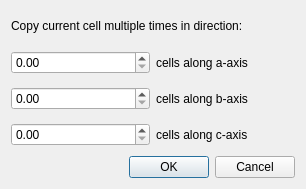
<?xml version="1.0" encoding="UTF-8"?>
<ui version="4.0">
 <class>CellLimitsDialog</class>
 <widget class="QDialog" name="CellLimitsDialog">
  <property name="windowModality">
   <enum>Qt::WindowModal</enum>
  </property>
  <property name="geometry">
   <rect>
    <x>0</x>
    <y>0</y>
    <width>306</width>
    <height>189</height>
   </rect>
  </property>
  <property name="windowTitle">
   <string>Show Multiple Copies of Cell</string>
  </property>
  <layout class="QVBoxLayout" name="verticalLayout_2">
   <item>
    <widget class="QLabel" name="label">
     <property name="font">
      <font>
       <weight>50</weight>
       <bold>false</bold>
      </font>
     </property>
     <property name="text">
      <string>Copy current cell multiple times in direction:</string>
     </property>
    </widget>
   </item>
   <item>
    <layout class="QHBoxLayout" name="horizontalLayout_5">
     <item>
      <widget class="QDoubleSpinBox" name="aAxisDoubleSpinBox"/>
     </item>
     <item>
      <widget class="QLabel" name="label_2">
       <property name="font">
        <font>
         <weight>50</weight>
         <bold>false</bold>
        </font>
       </property>
       <property name="text">
        <string>cells along a-axis</string>
       </property>
      </widget>
     </item>
    </layout>
   </item>
   <item>
    <layout class="QHBoxLayout" name="horizontalLayout_6">
     <item>
      <widget class="QDoubleSpinBox" name="bAxisDoubleSpinBox"/>
     </item>
     <item>
      <widget class="QLabel" name="label_3">
       <property name="font">
        <font>
         <weight>50</weight>
         <bold>false</bold>
        </font>
       </property>
       <property name="text">
        <string>cells along b-axis</string>
       </property>
      </widget>
     </item>
    </layout>
   </item>
   <item>
    <layout class="QHBoxLayout" name="horizontalLayout_7">
     <item>
      <widget class="QDoubleSpinBox" name="cAxisDoubleSpinBox"/>
     </item>
     <item>
      <widget class="QLabel" name="label_4">
       <property name="font">
        <font>
         <weight>50</weight>
         <bold>false</bold>
        </font>
       </property>
       <property name="text">
        <string>cells along c-axis</string>
       </property>
      </widget>
     </item>
    </layout>
   </item>
   <item>
    <widget class="QDialogButtonBox" name="buttonBox">
     <property name="orientation">
      <enum>Qt::Horizontal</enum>
     </property>
     <property name="standardButtons">
      <set>QDialogButtonBox::Cancel|QDialogButtonBox::Ok</set>
     </property>
    </widget>
   </item>
  </layout>
 </widget>
 <resources/>
 <connections>
  <connection>
   <sender>buttonBox</sender>
   <signal>accepted()</signal>
   <receiver>CellLimitsDialog</receiver>
   <slot>accept()</slot>
   <hints>
    <hint type="sourcelabel">
     <x>248</x>
     <y>254</y>
    </hint>
    <hint type="destinationlabel">
     <x>157</x>
     <y>274</y>
    </hint>
   </hints>
  </connection>
  <connection>
   <sender>buttonBox</sender>
   <signal>rejected()</signal>
   <receiver>CellLimitsDialog</receiver>
   <slot>reject()</slot>
   <hints>
    <hint type="sourcelabel">
     <x>316</x>
     <y>260</y>
    </hint>
    <hint type="destinationlabel">
     <x>286</x>
     <y>274</y>
    </hint>
   </hints>
  </connection>
 </connections>
</ui>
